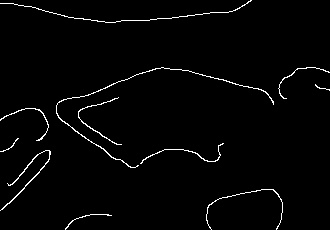
#> input picture Assignment 2/cropped1.jpg, 330 x 230 px
$ jupyter execute --allow-errors 'Part 3.ipynb'
#> lines starting #> are read from the running program, lines starting #| are printed output that depends on the picture; after the words box and inside, x2 and y2 are one past the last pixel; in counts of white or black regions, pixels touching at a corner belong together
[cell 1]
import numpy as np
import matplotlib.pyplot as plt
from PIL import Image
import cv2
from scipy.signal.signaltools import wiener
import skimage
from skimage import feature, io
from skimage.color import rgb2gray

# Reading the cropped image

[cell 2]
img = cv2.imread('cropped1.jpg')
#> img is the input picture: shape (230, 330, 3); min 0, max 255, mean 5.3
img = cv2.cvtColor(img, cv2.COLOR_BGR2GRAY)
#> img: shape (230, 330)
plt.imshow(img, cmap='gray')

# Plotting the superellipse

[cell 3]
from math import sin, cos, pi

def sgn(x):
    return ((x>0)-(x<0))*1

# parameter for marking the shape
a, b, n, m = 88, 55, 1, 4
na = 2 / n
ma = 2 / m

# defining the accuracy
step = 100
piece =(pi * 2)/step
xp =[];yp =[]

t = 0
for t1 in range(step + 1):
    x =(abs((cos(t)))**ma)*a * sgn(cos(t))+100
    y =(abs((sin(t)))**na)*b * sgn(sin(t))+50
    xp.append(x);yp.append(y)
    t+= piece

plt.plot(xp, yp)
plt.title("Superellipse with parameter m=4 and n=1")
plt.show()
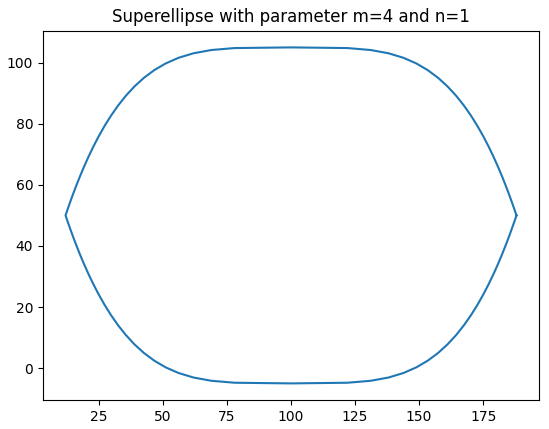
#> figure drawn by matplotlib, 1 panel

# Defining Hough Transform

[cell 4]
def hough_lamet(img):
    height, width = np.shape(img)
#> height = 230; width = 330
    accu = np.zeros((height,width), dtype=int)
    accul = []
    xc = width//2
#> xc = 165
    yc = height//2
#> yc = 115

    for y in range(height):
        for x in range(width):
            if img[y,x] == 255:
                for t in range(abs(x-xc+1), width):
                    a = t
                    if (t**4)-(x-xc)**4 != 0:
                        b = int(((t**4)*(y-yc))/((t**4)-(x-xc)**4))
                    if b in range(0,height):
                        accu[b,a] += 1
                        accul.append((a,b))
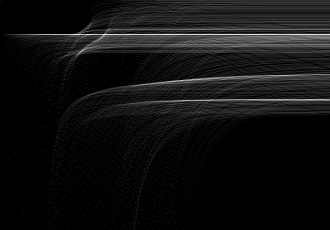
#> accu: shape (230, 330) int64; min 0, max 26, mean 1.7; drawn with min black and max white

    return accu, accul

# Plotting the accumulator matrix

[cell 5]
accum, accumlist = hough_lamet(img)
#> accumlist = 128033 items
plt.imshow(accum, cmap='gray')

[cell 6]
lena = accum


xx, yy = np.mgrid[0:lena.shape[0], 0:lena.shape[1]]


fig = plt.figure()
#> (the rest of this cell did not finish here and is left out)

# Finding the values of a and b

[cell 7]
values, counts = np.unique(accumlist, return_counts=True, axis = 0)
#> values = 34801 pairs, first value 0 to 329, second value 0 to 229
ind = np.argmax(counts)
#> ind = 5732
a, b = values[ind]
#> a = 104; b = 34

[cell 8]
p = img.copy()
plt.imshow(p, cmap='gray')

[cell 9]
import matplotlib.pyplot as plt
from math import sin, cos, pi

def sgn(x):
    return ((x>0)-(x<0))*1

# parameter for marking the shape
m, n = 4, 1
na = 2 / n
ma = 2 / m

# defining the accuracy
step = 100
piece =(pi * 2)/step
xp =[];yp =[]

height, width = np.shape(img)
#> height = 230; width = 330
xc = width//2
#> xc = 165
yc = height//2
#> yc = 115

t = 0
for t1 in range(step + 1):
    x =(abs((cos(t)))**ma)*a * sgn(cos(t))+xc
    y =(abs((sin(t)))**na)*b * sgn(sin(t))+yc
    x = int(x)
    y = int(y)
    p[y,x] = 255
    p[y+1,x] = 255
    p[y-1,x] = 255
    p[y+1,x+1] = 255
    p[y-1,x+1] = 255
    p[y+1,x-1] = 255
    p[y-1,x-1] = 255
    p[y,x-1] = 255
    p[y,x+1] = 255

    xp.append(x);yp.append(y)
    t+= piece
#> this loop made 101 passes
#> (x, y) on passes 1 to 12: (269, 115), (268, 115), (268, 115), (268, 116), (267, 117), (266, 118), (265, 119), (263, 121), (262, 122), (260, 124), (258, 126), (256, 128)
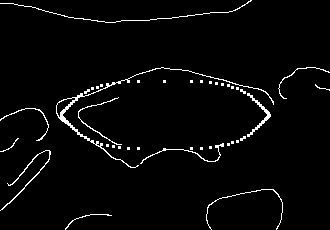
#> p: shape (230, 330); min 0, max 255, mean 7.6
#> after the loop, t = 6.35; xp = 101 values, max 269 at index 0, min 61 at index 47, mean 165.5; yp = 101 values, max 149 at index 25, min 81 at index 73, mean 114.5

plt.plot(xp, yp) # plotting all point from array xp, yp
plt.title("Superellipse with parameter "+str(n))
plt.show()
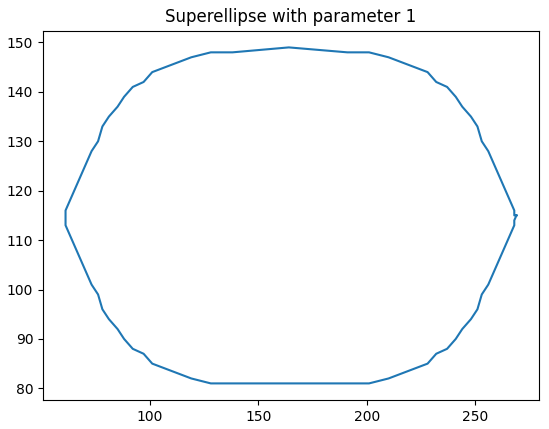
#> figure drawn by matplotlib, 1 panel

[cell 10]
plt.imshow(p, cmap='gray')

# Drawing the curve on the original image

[cell 11]
img1 = cv2.imread('img1mean.jpg')
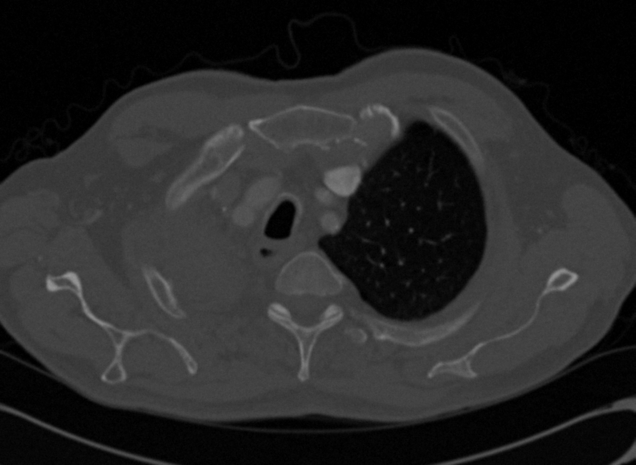
#> input picture Assignment 2/img1mean.jpg, 1271 x 930 px (shown at 1/2 size)
#> img1 is the input picture: shape (930, 1271, 3); min 0, max 151, mean 39.1
img2 = cv2.imread('img2mean.jpg')
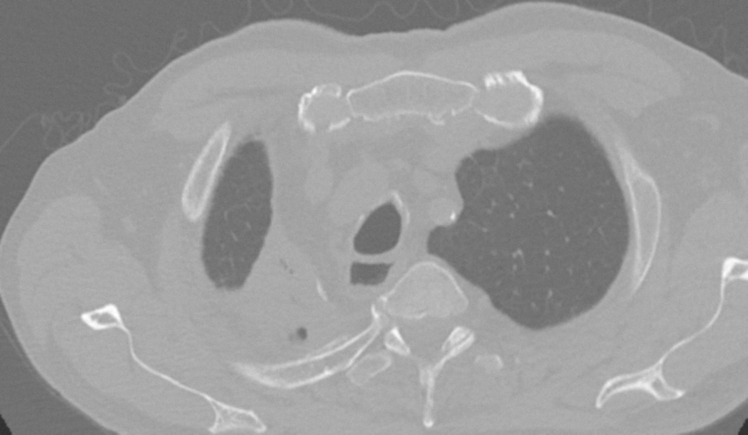
#> input picture Assignment 2/img2mean.jpg, 1495 x 869 px (shown at 1/2 size)
#> img2 is the input picture: shape (869, 1495, 3); min 44, max 255, mean 155
img1 = cv2.cvtColor(img1, cv2.COLOR_BGR2GRAY)
#> img1: shape (930, 1271)
img2 = cv2.cvtColor(img2, cv2.COLOR_BGR2GRAY)
#> img2: shape (869, 1495)

_, (plot1, plot2) = plt.subplots(1, 2)
plot1.title.set_text('Image 1')
plot2.title.set_text('Image 2')
plot1.imshow(img1, cmap='gray')
plot2.imshow(img2, cmap='gray')
plt.show()

[cell 12]
img = img1[140:370,440:770]
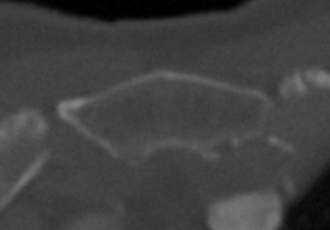
#> img: shape (230, 330); min 0, max 129, mean 64.5
#[140:370,440:770] -- dimensions to crop

#img = img2[80:310, 620:1030]
#[80:310, 620:1030] -- dimensions to crop

plt.imshow(img, cmap='gray', vmin=0, vmax=255)

[cell 13]
p = img.copy()
plt.imshow(p, cmap='gray')

[cell 14]
import matplotlib.pyplot as plt
from math import sin, cos, pi

def sgn(x):
    return ((x>0)-(x<0))*1

# parameter for marking the shape
m, n = 4, 1
na = 2 / n
ma = 2 / m

# defining the accuracy
step = 100
piece =(pi * 2)/step
xp =[];yp =[]

height, width = np.shape(img)
xc = width//2
yc = height//2

t = 0
for t1 in range(step + 1):
    x =(abs((cos(t)))**ma)*a * sgn(cos(t))+xc
    y =(abs((sin(t)))**na)*b * sgn(sin(t))+yc
    x = int(x)
    y = int(y)
    p[y,x] = 255
    p[y+1,x] = 255
    p[y-1,x] = 255
    p[y+1,x+1] = 255
    p[y-1,x+1] = 255
    p[y+1,x-1] = 255
    p[y-1,x-1] = 255
    p[y,x-1] = 255
    p[y,x+1] = 255

    xp.append(x);yp.append(y)
    t+= piece
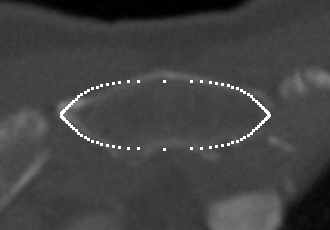
#> p: shape (230, 330); 0.97% of pixels changed, all inside (x1, y1, x2, y2) = (60, 80, 271, 151)
#> after the loop, t = 6.35

plt.plot(xp, yp) # plotting all point from array xp, yp
plt.title("Superellipse with parameter "+str(n))
plt.show()
